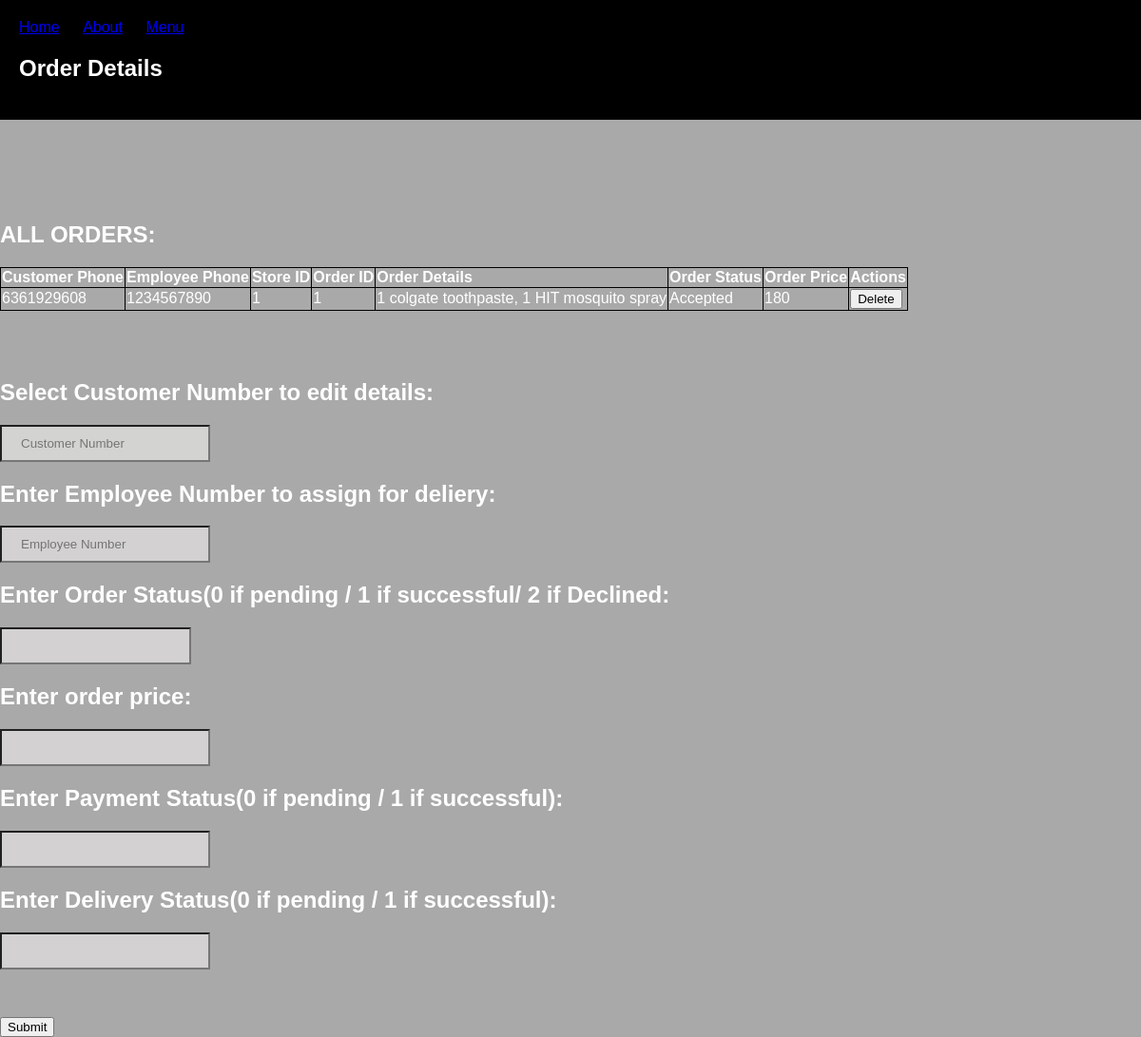
Page /admin_order_details on the earlier database version.
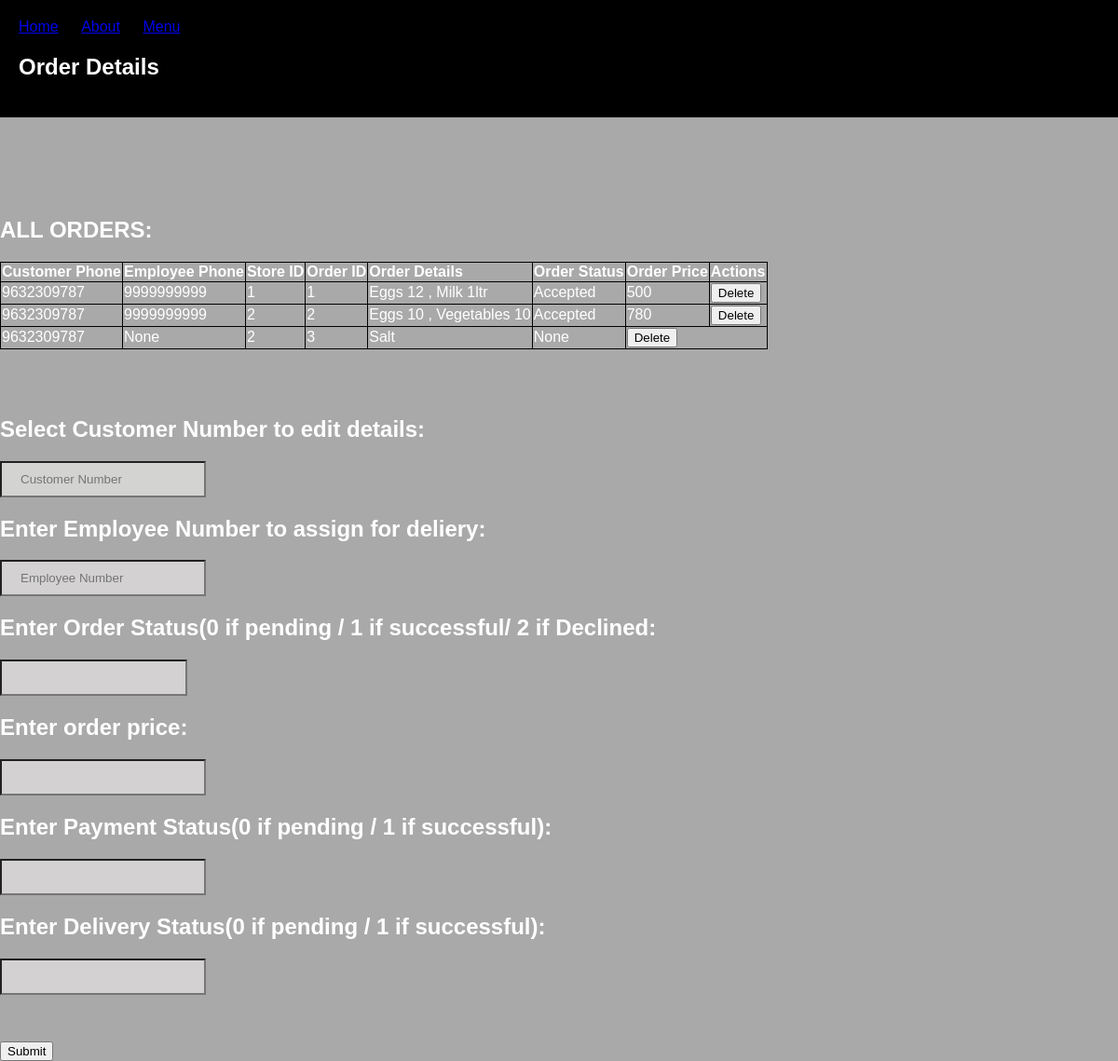
Same page on the later database version.
### tables this page shows
CREATE TABLE ORDERS(
                        cst_phone TEXT,
                        emp_phone TEXT,
                        store_id INTEGER,
                        order_id INTEGER PRIMARY KEY,
                        order_details TEXT,
                        order_status INTEGER,
                        order_price INTEGER,
                        FOREIGN KEY(cst_phone) REFERENCES CUSTOMER(cst_phone) ON DELETE CASCADE,
                        FOREIGN KEY(emp_phone) REFERENCES EMPLOYEE(emp_phone) ON DELETE CASCADE,
                        FOREIGN KEY(store_id) REFERENCES STORE(store_id) ON DELETE CASCADE
                    );

### main.py (the view)
@app.route('/admin_order_details')
def render_admin_view_orders():
    with sql.connect('grocery.db') as conn:
        c = conn.cursor()
        order_query = c.execute("""SELECT * FROM ORDERS""").fetchall()
        return render_template("admin_order_details.html",orders=order_query)

### templates/admin_order_details.html (shortened to what this page needs)
<!DOCTYPE html>
<html lang="en">
<head>
    <link href="{{url_for('static',filename='css/main_styles.css')}}" rel="stylesheet">
</head>
<body>
  <header>
      <nav>
          <ul>
              <li><a href="/index">Home</a></li>
              <li><a href="/about">About</a></li>
              <li><a href="/admin_menu">Menu</a></li>
          </ul>
          <h1>Order Details</h1>
      </nav>
</header>
<h2 style="text-align: left; margin-top: 107px;">ALL ORDERS:</h2>
<table style="border: 1px solid black; text-align: left;border-collapse: collapse;">
  <tr style="border: 1px solid black;">
      <th style="border: 1px solid black;">Customer Phone</th>
      <th style="border: 1px solid black;">Employee Phone</th>
      <th style="border: 1px solid black;">Store ID</th>
      <th style="border: 1px solid black;">Order ID</th>
      <th style="border: 1px solid black;">Order Details</th>
      <th style="border: 1px solid black;">Order Status</th>
      <th style="border: 1px solid black;">Order Price</th>
      <th style="border: 1px solid black;">Actions</th>
  </tr>
  {% for o in orders %}
              <td style="border: 1px solid black;">{{o[0]}}</td>
              <td style="border: 1px solid black;">{{o[1]}}</td>
              <td style="border: 1px solid black;">{{o[2]}}</td>
              <td style="border: 1px solid black;">{{o[3]}}</td>
              <td style="border: 1px solid black;">{{o[4]}}</td>
              {% if o[5] == 1 %}
                    <td style="border: 1px solid black;">Accepted</td>
              {% endif %}
              <td style="border: 1px solid black;">{{o[6]}}</td>
              <td><a href="/delete_order/{{o[3]}}"><button onclick="return confirm('Are you sure to Delete data');" value="DELETE" class="btn btn-danger">Delete </button> </a> </td>
  {% endfor %}
</table>
<form style="text-align: left; margin-top: 6%;" action='/admin_order_button' method="POST">
  <h2> Select Customer Number to edit details:</h2>
    <input style="padding: 20px 0; background-color: #d3d3d1; padding: 10px 20px;" type="text" name="cst_no" placeholder="Customer Number">
  <br>
  <h2> Enter Employee Number to assign for deliery:</h2>
    <input style="padding: 20px 0; background-color: #d3d1d1; padding: 10px 20px;" type="text" name="emp_no" placeholder="Employee Number">
  <br>
  <h2> Enter Order Status(0 if pending / 1 if successful/ 2 if Declined:</h2>
  <input style="padding: 20px 0; background-color: #d3d1d1; padding: 10px 10px;" type="text" name="status" placeholder="">
  <br>
  <h2> Enter order price:</h2>
  <input style="padding: 20px 0; background-color: #d3d1d1; padding: 10px 20px;" type="text" name="price" placeholder="">
  <br>
  <h2> Enter Payment Status(0 if pending / 1 if successful):</h2>
  <input style="padding: 20px 0; background-color: #d3d1d1; padding: 10px 20px;" type="text" name="pay_stat" placeholder="">
  <br>
  <h2> Enter Delivery Status(0 if pending / 1 if successful):</h2>
  <input style="padding: 20px 0; background-color: #d3d1d1; padding: 10px 20px;" type="text" name="del_stat" placeholder="">
  <br>
  <button style="margin-top: 50px;" type="submit" value="Submit">Submit</button>
</form>
</body>
</html>

Differences in the rows shown:
changed ORDERS id 1: cst_phone "6361929608" → "9632309787"; emp_phone "1234567890" → "9999999999"; order_details "1 colgate toothpaste, 1 HIT mosquito spray" → "Eggs 12 , Milk 1ltr"; order_price "180" → "500"
added ORDERS: cst_phone "9632309787", emp_phone "9999999999", store "2", order_id "2", order_details "Eggs 10 , Vegetables 10", order_status "Accepted", order_price "780"
added ORDERS: cst_phone "9632309787", o "None", store "2", order_id "3", order_details "Salt"
